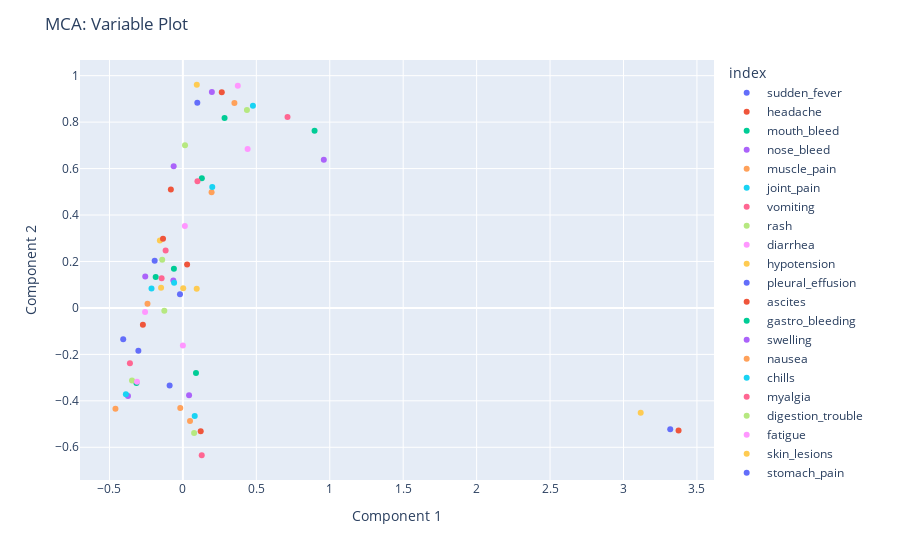

The code cell stored with this chart in its notebook:
### Code cell
# get coordinates of each feature in the MCA plot
variables_coordinates = mca.column_coordinates(x_train)

# Create a Plotly scatter plot with legend
fig = px.scatter(variables_coordinates, x=0, y=1, color=variables_coordinates.index)

# Update layout
fig.update_layout(title='MCA: Variable Plot', xaxis_title='Component 1', yaxis_title='Component 2')

# Show the plot
fig.show()

### Figure 1 — Plotly figure (JSON) as saved in the notebook; plotly's stock layout.template omitted (floating-point values rounded to 4 significant figures)
{"data": [{"hovertemplate": "index=sudden_fever<br>0=%{x}<br>1=%{y}<extra></extra>", "legendgroup": "sudden_fever", "marker": {"color": "#636efa", "symbol": "circle"}, "mode": "markers", "name": "sudden_fever", "orientation": "v", "showlegend": true, "type": "scatter", "x": [-0.09031], "xaxis": "x", "y": [-0.3337], "yaxis": "y"}, {"hovertemplate": "index=headache<br>0=%{x}<br>1=%{y}<extra></extra>", "legendgroup": "headache", "marker": {"color": "#EF553B", "symbol": "circle"}, "mode": "markers", "name": "headache", "orientation": "v", "showlegend": true, "type": "scatter", "x": [0.1212], "xaxis": "x", "y": [-0.5304], "yaxis": "y"}, {"hovertemplate": "index=mouth_bleed<br>0=%{x}<br>1=%{y}<extra></extra>", "legendgroup": "mouth_bleed", "marker": {"color": "#00cc96", "symbol": "circle"}, "mode": "markers", "name": "mouth_bleed", "orientation": "v", "showlegend": true, "type": "scatter", "x": [0.08909], "xaxis": "x", "y": [-0.2797], "yaxis": "y"}, {"hovertemplate": "index=nose_bleed<br>0=%{x}<br>1=%{y}<extra></extra>", "legendgroup": "nose_bleed", "marker": {"color": "#ab63fa", "symbol": "circle"}, "mode": "markers", "name": "nose_bleed", "orientation": "v", "showlegend": true, "type": "scatter", "x": [0.04204], "xaxis": "x", "y": [-0.3758], "yaxis": "y"}, {"hovertemplate": "index=muscle_pain<br>0=%{x}<br>1=%{y}<extra></extra>", "legendgroup": "muscle_pain", "marker": {"color": "#FFA15A", "symbol": "circle"}, "mode": "markers", "name": "muscle_pain", "orientation": "v", "showlegend": true, "type": "scatter", "x": [0.04847], "xaxis": "x", "y": [-0.4869], "yaxis": "y"}, {"hovertemplate": "index=joint_pain<br>0=%{x}<br>1=%{y}<extra></extra>", "legendgroup": "joint_pain", "marker": {"color": "#19d3f3", "symbol": "circle"}, "mode": "markers", "name": "joint_pain", "orientation": "v", "showlegend": true, "type": "scatter", "x": [0.08052], "xaxis": "x", "y": [-0.4657], "yaxis": "y"}, {"hovertemplate": "index=vomiting<br>0=%{x}<br>1=%{y}<extra></extra>", "legendgroup": "vomiting", "marker": {"color": "#FF6692", "symbol": "circle"}, "mode": "markers", "name": "vomiting", "orientation": "v", "showlegend": true, "type": "scatter", "x": [0.1282], "xaxis": "x", "y": [-0.6343], "yaxis": "y"}, {"hovertemplate": "index=rash<br>0=%{x}<br>1=%{y}<extra></extra>", "legendgroup": "rash", "marker": {"color": "#B6E880", "symbol": "circle"}, "mode": "markers", "name": "rash", "orientation": "v", "showlegend": true, "type": "scatter", "x": [0.07634], "xaxis": "x", "y": [-0.5384], "yaxis": "y"}, {"hovertemplate": "index=diarrhea<br>0=%{x}<br>1=%{y}<extra></extra>", "legendgroup": "diarrhea", "marker": {"color": "#FF97FF", "symbol": "circle"}, "mode": "markers", "name": "diarrhea", "orientation": "v", "showlegend": true, "type": "scatter", "x": [-0.0002018], "xaxis": "x", "y": [-0.162], "yaxis": "y"}, {"hovertemplate": "index=hypotension<br>0=%{x}<br>1=%{y}<extra></extra>", "legendgroup": "hypotension", "marker": {"color": "#FECB52", "symbol": "circle"}, "mode": "markers", "name": "hypotension", "orientation": "v", "showlegend": true, "type": "scatter", "x": [0.09406], "xaxis": "x", "y": [0.08255], "yaxis": "y"}, {"hovertemplate": "index=pleural_effusion<br>0=%{x}<br>1=%{y}<extra></extra>", "legendgroup": "pleural_effusion", "marker": {"color": "#636efa", "symbol": "circle"}, "mode": "markers", "name": "pleural_effusion", "orientation": "v", "showlegend": true, "type": "scatter", "x": [-0.01987], "xaxis": "x", "y": [0.05909], "yaxis": "y"}, {"hovertemplate": "index=ascites<br>0=%{x}<br>1=%{y}<extra></extra>", "legendgroup": "ascites", "marker": {"color": "#EF553B", "symbol": "circle"}, "mode": "markers", "name": "ascites", "orientation": "v", "showlegend": true, "type": "scatter", "x": [0.02863], "xaxis": "x", "y": [0.1868], "yaxis": "y"}, {"hovertemplate": "index=gastro_bleeding<br>0=%{x}<br>1=%{y}<extra></extra>", "legendgroup": "gastro_bleeding", "marker": {"color": "#00cc96", "symbol": "circle"}, "mode": "markers", "name": "gastro_bleeding", "orientation": "v", "showlegend": true, "type": "scatter", "x": [-0.06113], "xaxis": "x", "y": [0.1683], "yaxis": "y"}, {"hovertemplate": "index=swelling<br>0=%{x}<br>1=%{y}<extra></extra>", "legendgroup": "swelling", "marker": {"color": "#ab63fa", "symbol": "circle"}, "mode": "markers", "name": "swelling", "orientation": "v", "showlegend": true, "type": "scatter", "x": [-0.06501], "xaxis": "x", "y": [0.1178], "yaxis": "y"}, {"hovertemplate": "index=nausea<br>0=%{x}<br>1=%{y}<extra></extra>", "legendgroup": "nausea", "marker": {"color": "#FFA15A", "symbol": "circle"}, "mode": "markers", "name": "nausea", "orientation": "v", "showlegend": true, "type": "scatter", "x": [-0.01784], "xaxis": "x", "y": [-0.4309], "yaxis": "y"}, {"hovertemplate": "index=chills<br>0=%{x}<br>1=%{y}<extra></extra>", "legendgroup": "chills", "marker": {"color": "#19d3f3", "symbol": "circle"}, "mode": "markers", "name": "chills", "orientation": "v", "showlegend": true, "type": "scatter", "x": [-0.05976], "xaxis": "x", "y": [0.1079], "yaxis": "y"}, {"hovertemplate": "index=myalgia<br>0=%{x}<br>1=%{y}<extra></extra>", "legendgroup": "myalgia", "marker": {"color": "#FF6692", "symbol": "circle"}, "mode": "markers", "name": "myalgia", "orientation": "v", "showlegend": true, "type": "scatter", "x": [-0.1175], "xaxis": "x", "y": [0.2474], "yaxis": "y"}, {"hovertemplate": "index=digestion_trouble<br>0=%{x}<br>1=%{y}<extra></extra>", "legendgroup": "digestion_trouble", "marker": {"color": "#B6E880", "symbol": "circle"}, "mode": "markers", "name": "digestion_trouble", "orientation": "v", "showlegend": true, "type": "scatter", "x": [-0.1264], "xaxis": "x", "y": [-0.01227], "yaxis": "y"}, {"hovertemplate": "index=fatigue<br>0=%{x}<br>1=%{y}<extra></extra>", "legendgroup": "fatigue", "marker": {"color": "#FF97FF", "symbol": "circle"}, "mode": "markers", "name": "fatigue", "orientation": "v", "showlegend": true, "type": "scatter", "x": [0.01346], "xaxis": "x", "y": [0.3524], "yaxis": "y"}, {"hovertemplate": "index=skin_lesions<br>0=%{x}<br>1=%{y}<extra></extra>", "legendgroup": "skin_lesions", "marker": {"color": "#FECB52", "symbol": "circle"}, "mode": "markers", "name": "skin_lesions", "orientation": "v", "showlegend": true, "type": "scatter", "x": [-0.1567], "xaxis": "x", "y": [0.2902], "yaxis": "y"}, {"hovertemplate": "index=stomach_pain<br>0=%{x}<br>1=%{y}<extra></extra>", "legendgroup": "stomach_pain", "marker": {"color": "#636efa", "symbol": "circle"}, "mode": "markers", "name": "stomach_pain", "orientation": "v", "showlegend": true, "type": "scatter", "x": [-0.1922], "xaxis": "x", "y": [0.2035], "yaxis": "y"}, {"hovertemplate": "index=orbital_pain<br>0=%{x}<br>1=%{y}<extra></extra>", "legendgroup": "orbital_pain", "marker": {"color": "#EF553B", "symbol": "circle"}, "mode": "markers", "name": "orbital_pain", "orientation": "v", "showlegend": true, "type": "scatter", "x": [-0.1353], "xaxis": "x", "y": [0.2983], "yaxis": "y"}, {"hovertemplate": "index=neck_pain<br>0=%{x}<br>1=%{y}<extra></extra>", "legendgroup": "neck_pain", "marker": {"color": "#00cc96", "symbol": "circle"}, "mode": "markers", "name": "neck_pain", "orientation": "v", "showlegend": true, "type": "scatter", "x": [-0.1852], "xaxis": "x", "y": [0.1333], "yaxis": "y"}, {"hovertemplate": "index=weakness<br>0=%{x}<br>1=%{y}<extra></extra>", "legendgroup": "weakness", "marker": {"color": "#ab63fa", "symbol": "circle"}, "mode": "markers", "name": "weakness", "orientation": "v", "showlegend": true, "type": "scatter", "x": [-0.2562], "xaxis": "x", "y": [0.1349], "yaxis": "y"}, {"hovertemplate": "index=back_pain<br>0=%{x}<br>1=%{y}<extra></extra>", "legendgroup": "back_pain", "marker": {"color": "#FFA15A", "symbol": "circle"}, "mode": "markers", "name": "back_pain", "orientation": "v", "showlegend": true, "type": "scatter", "x": [-0.241], "xaxis": "x", "y": [0.01781], "yaxis": "y"}, {"hovertemplate": "index=weight_loss<br>0=%{x}<br>1=%{y}<extra></extra>", "legendgroup": "weight_loss", "marker": {"color": "#19d3f3", "symbol": "circle"}, "mode": "markers", "name": "weight_loss", "orientation": "v", "showlegend": true, "type": "scatter", "x": [-0.2137], "xaxis": "x", "y": [0.08327], "yaxis": "y"}, {"hovertemplate": "index=gum_bleed<br>0=%{x}<br>1=%{y}<extra></extra>", "legendgroup": "gum_bleed", "marker": {"color": "#FF6692", "symbol": "circle"}, "mode": "markers", "name": "gum_bleed", "orientation": "v", "showlegend": true, "type": "scatter", "x": [-0.145], "xaxis": "x", "y": [0.1283], "yaxis": "y"}, {"hovertemplate": "index=jaundice<br>0=%{x}<br>1=%{y}<extra></extra>", "legendgroup": "jaundice", "marker": {"color": "#B6E880", "symbol": "circle"}, "mode": "markers", "name": "jaundice", "orientation": "v", "showlegend": true, "type": "scatter", "x": [-0.1409], "xaxis": "x", "y": [0.2076], "yaxis": "y"}, {"hovertemplate": "index=coma<br>0=%{x}<br>1=%{y}<extra></extra>", "legendgroup": "coma", "marker": {"color": "#FF97FF", "symbol": "circle"}, "mode": "markers", "name": "coma", "orientation": "v", "showlegend": true, "type": "scatter", "x": [-0.2576], "xaxis": "x", "y": [-0.01732], "yaxis": "y"}, {"hovertemplate": "index=diziness<br>0=%{x}<br>1=%{y}<extra></extra>", "legendgroup": "diziness", "marker": {"color": "#FECB52", "symbol": "circle"}, "mode": "markers", "name": "diziness", "orientation": "v", "showlegend": true, "type": "scatter", "x": [-0.1484], "xaxis": "x", "y": [0.08703], "yaxis": "y"}, {"hovertemplate": "index=inflammation<br>0=%{x}<br>1=%{y}<extra></extra>", "legendgroup": "inflammation", "marker": {"color": "#636efa", "symbol": "circle"}, "mode": "markers", "name": "inflammation", "orientation": "v", "showlegend": true, "type": "scatter", "x": [-0.3032], "xaxis": "x", "y": [-0.1847], "yaxis": "y"}, {"hovertemplate": "index=red_eyes<br>0=%{x}<br>1=%{y}<extra></extra>", "legendgroup": "red_eyes", "marker": {"color": "#EF553B", "symbol": "circle"}, "mode": "markers", "name": "red_eyes", "orientation": "v", "showlegend": true, "type": "scatter", "x": [-0.2723], "xaxis": "x", "y": [-0.07194], "yaxis": "y"}, {"hovertemplate": "index=loss_of_appetite<br>0=%{x}<br>1=%{y}<extra></extra>", "legendgroup": "loss_of_appetite", "marker": {"color": "#00cc96", "symbol": "circle"}, "mode": "markers", "name": "loss_of_appetite", "orientation": "v", "showlegend": true, "type": "scatter", "x": [-0.3163], "xaxis": "x", "y": [-0.3235], "yaxis": "y"}, {"hovertemplate": "index=urination_loss<br>0=%{x}<br>1=%{y}<extra></extra>", "legendgroup": "urination_loss", "marker": {"color": "#ab63fa", "symbol": "circle"}, "mode": "markers", "name": "urination_loss", "orientation": "v", "showlegend": true, "type": "scatter", "x": [-0.3739], "xaxis": "x", "y": [-0.3795], "yaxis": "y"}, {"hovertemplate": "index=slow_heart_rate<br>0=%{x}<br>1=%{y}<extra></extra>", "legendgroup": "slow_heart_rate", "marker": {"color": "#FFA15A", "symbol": "circle"}, "mode": "markers", "name": "slow_heart_rate", "orientation": "v", "showlegend": true, "type": "scatter", "x": [-0.4592], "xaxis": "x", "y": [-0.4338], "yaxis": "y"}, {"hovertemplate": "index=abdominal_pain<br>0=%{x}<br>1=%{y}<extra></extra>", "legendgroup": "abdominal_pain", "marker": {"color": "#19d3f3", "symbol": "circle"}, "mode": "markers", "name": "abdominal_pain", "orientation": "v", "showlegend": true, "type": "scatter", "x": [-0.3881], "xaxis": "x", "y": [-0.3712], "yaxis": "y"}, {"hovertemplate": "index=light_sensitivity<br>0=%{x}<br>1=%{y}<extra></extra>", "legendgroup": "light_sensitivity", "marker": {"color": "#FF6692", "symbol": "circle"}, "mode": "markers", "name": "light_sensitivity", "orientation": "v", "showlegend": true, "type": "scatter", "x": [-0.3606], "xaxis": "x", "y": [-0.2381], "yaxis": "y"}, {"hovertemplate": "index=yellow_skin<br>0=%{x}<br>1=%{y}<extra></extra>", "legendgroup": "yellow_skin", "marker": {"color": "#B6E880", "symbol": "circle"}, "mode": "markers", "name": "yellow_skin", "orientation": "v", "showlegend": true, "type": "scatter", "x": [-0.3465], "xaxis": "x", "y": [-0.3121], "yaxis": "y"}, {"hovertemplate": "index=yellow_eyes<br>0=%{x}<br>1=%{y}<extra></extra>", "legendgroup": "yellow_eyes", "marker": {"color": "#FF97FF", "symbol": "circle"}, "mode": "markers", "name": "yellow_eyes", "orientation": "v", "showlegend": true, "type": "scatter", "x": [-0.3125], "xaxis": "x", "y": [-0.3182], "yaxis": "y"}, {"hovertemplate": "index=facial_distortion<br>0=%{x}<br>1=%{y}<extra></extra>", "legendgroup": "facial_distortion", "marker": {"color": "#FECB52", "symbol": "circle"}, "mode": "markers", "name": "facial_distortion", "orientation": "v", "showlegend": true, "type": "scatter", "x": [0.00216], "xaxis": "x", "y": [0.08485], "yaxis": "y"}, {"hovertemplate": "index=microcephaly<br>0=%{x}<br>1=%{y}<extra></extra>", "legendgroup": "microcephaly", "marker": {"color": "#636efa", "symbol": "circle"}, "mode": "markers", "name": "microcephaly", "orientation": "v", "showlegend": true, "type": "scatter", "x": [-0.4063], "xaxis": "x", "y": [-0.1354], "yaxis": "y"}, {"hovertemplate": "index=rigor<br>0=%{x}<br>1=%{y}<extra></extra>", "legendgroup": "rigor", "marker": {"color": "#EF553B", "symbol": "circle"}, "mode": "markers", "name": "rigor", "orientation": "v", "showlegend": true, "type": "scatter", "x": [-0.08198], "xaxis": "x", "y": [0.5095], "yaxis": "y"}, {"hovertemplate": "index=bitter_tongue<br>0=%{x}<br>1=%{y}<extra></extra>", "legendgroup": "bitter_tongue", "marker": {"color": "#00cc96", "symbol": "circle"}, "mode": "markers", "name": "bitter_tongue", "orientation": "v", "showlegend": true, "type": "scatter", "x": [0.129], "xaxis": "x", "y": [0.5583], "yaxis": "y"}, {"hovertemplate": "index=convulsion<br>0=%{x}<br>1=%{y}<extra></extra>", "legendgroup": "convulsion", "marker": {"color": "#ab63fa", "symbol": "circle"}, "mode": "markers", "name": "convulsion", "orientation": "v", "showlegend": true, "type": "scatter", "x": [-0.06277], "xaxis": "x", "y": [0.6105], "yaxis": "y"}, {"hovertemplate": "index=anemia<br>0=%{x}<br>1=%{y}<extra></extra>", "legendgroup": "anemia", "marker": {"color": "#FFA15A", "symbol": "circle"}, "mode": "markers", "name": "anemia", "orientation": "v", "showlegend": true, "type": "scatter", "x": [0.1954], "xaxis": "x", "y": [0.4986], "yaxis": "y"}, {"hovertemplate": "index=cocacola_urine<br>0=%{x}<br>1=%{y}<extra></extra>", "legendgroup": "cocacola_urine", "marker": {"color": "#19d3f3", "symbol": "circle"}, "mode": "markers", "name": "cocacola_urine", "orientation": "v", "showlegend": true, "type": "scatter", "x": [0.2], "xaxis": "x", "y": [0.521], "yaxis": "y"}, {"hovertemplate": "index=hypoglycemia<br>0=%{x}<br>1=%{y}<extra></extra>", "legendgroup": "hypoglycemia", "marker": {"color": "#FF6692", "symbol": "circle"}, "mode": "markers", "name": "hypoglycemia", "orientation": "v", "showlegend": true, "type": "scatter", "x": [0.09923], "xaxis": "x", "y": [0.545], "yaxis": "y"}, {"hovertemplate": "index=prostraction<br>0=%{x}<br>1=%{y}<extra></extra>", "legendgroup": "prostraction", "marker": {"color": "#B6E880", "symbol": "circle"}, "mode": "markers", "name": "prostraction", "orientation": "v", "showlegend": true, "type": "scatter", "x": [0.01457], "xaxis": "x", "y": [0.7008], "yaxis": "y"}, {"hovertemplate": "index=hyperpyrexia<br>0=%{x}<br>1=%{y}<extra></extra>", "legendgroup": "hyperpyrexia", "marker": {"color": "#FF97FF", "symbol": "circle"}, "mode": "markers", "name": "hyperpyrexia", "orientation": "v", "showlegend": true, "type": "scatter", "x": [0.4408], "xaxis": "x", "y": [0.684], "yaxis": "y"}, {"hovertemplate": "index=stiff_neck<br>0=%{x}<br>1=%{y}<extra></extra>", "legendgroup": "stiff_neck", "marker": {"color": "#FECB52", "symbol": "circle"}, "mode": "markers", "name": "stiff_neck", "orientation": "v", "showlegend": true, "type": "scatter", "x": [0.09463], "xaxis": "x", "y": [0.9609], "yaxis": "y"}, {"hovertemplate": "index=irritability<br>0=%{x}<br>1=%{y}<extra></extra>", "legendgroup": "irritability", "marker": {"color": "#636efa", "symbol": "circle"}, "mode": "markers", "name": "irritability", "orientation": "v", "showlegend": true, "type": "scatter", "x": [0.09815], "xaxis": "x", "y": [0.8837], "yaxis": "y"}, {"hovertemplate": "index=confusion<br>0=%{x}<br>1=%{y}<extra></extra>", "legendgroup": "confusion", "marker": {"color": "#EF553B", "symbol": "circle"}, "mode": "markers", "name": "confusion", "orientation": "v", "showlegend": true, "type": "scatter", "x": [0.2648], "xaxis": "x", "y": [0.9289], "yaxis": "y"}, {"hovertemplate": "index=tremor<br>0=%{x}<br>1=%{y}<extra></extra>", "legendgroup": "tremor", "marker": {"color": "#00cc96", "symbol": "circle"}, "mode": "markers", "name": "tremor", "orientation": "v", "showlegend": true, "type": "scatter", "x": [0.2838], "xaxis": "x", "y": [0.818], "yaxis": "y"}, {"hovertemplate": "index=paralysis<br>0=%{x}<br>1=%{y}<extra></extra>", "legendgroup": "paralysis", "marker": {"color": "#ab63fa", "symbol": "circle"}, "mode": "markers", "name": "paralysis", "orientation": "v", "showlegend": true, "type": "scatter", "x": [0.1973], "xaxis": "x", "y": [0.9302], "yaxis": "y"}, {"hovertemplate": "index=lymph_swells<br>0=%{x}<br>1=%{y}<extra></extra>", "legendgroup": "lymph_swells", "marker": {"color": "#FFA15A", "symbol": "circle"}, "mode": "markers", "name": "lymph_swells", "orientation": "v", "showlegend": true, "type": "scatter", "x": [0.3508], "xaxis": "x", "y": [0.8823], "yaxis": "y"}, {"hovertemplate": "index=breathing_restriction<br>0=%{x}<br>1=%{y}<extra></extra>", "legendgroup": "breathing_restriction", "marker": {"color": "#19d3f3", "symbol": "circle"}, "mode": "markers", "name": "breathing_restriction", "orientation": "v", "showlegend": true, "type": "scatter", "x": [0.4769], "xaxis": "x", "y": [0.87], "yaxis": "y"}, {"hovertemplate": "index=toe_inflammation<br>0=%{x}<br>1=%{y}<extra></extra>", "legendgroup": "toe_inflammation", "marker": {"color": "#FF6692", "symbol": "circle"}, "mode": "markers", "name": "toe_inflammation", "orientation": "v", "showlegend": true, "type": "scatter", "x": [0.7125], "xaxis": "x", "y": [0.8221], "yaxis": "y"}, {"hovertemplate": "index=finger_inflammation<br>0=%{x}<br>1=%{y}<extra></extra>", "legendgroup": "finger_inflammation", "marker": {"color": "#B6E880", "symbol": "circle"}, "mode": "markers", "name": "finger_inflammation", "orientation": "v", "showlegend": true, "type": "scatter", "x": [0.436], "xaxis": "x", "y": [0.8521], "yaxis": "y"}, {"hovertemplate": "index=lips_irritation<br>0=%{x}<br>1=%{y}<extra></extra>", "legendgroup": "lips_irritation", "marker": {"color": "#FF97FF", "symbol": "circle"}, "mode": "markers", "name": "lips_irritation", "orientation": "v", "showlegend": true, "type": "scatter", "x": [0.3739], "xaxis": "x", "y": [0.9566], "yaxis": "y"}, {"hovertemplate": "index=itchiness<br>0=%{x}<br>1=%{y}<extra></extra>", "legendgroup": "itchiness", "marker": {"color": "#FECB52", "symbol": "circle"}, "mode": "markers", "name": "itchiness", "orientation": "v", "showlegend": true, "type": "scatter", "x": [3.117], "xaxis": "x", "y": [-0.4518], "yaxis": "y"}, {"hovertemplate": "index=ulcers<br>0=%{x}<br>1=%{y}<extra></extra>", "legendgroup": "ulcers", "marker": {"color": "#636efa", "symbol": "circle"}, "mode": "markers", "name": "ulcers", "orientation": "v", "showlegend": true, "type": "scatter", "x": [3.318], "xaxis": "x", "y": [-0.5223], "yaxis": "y"}, {"hovertemplate": "index=toenail_loss<br>0=%{x}<br>1=%{y}<extra></extra>", "legendgroup": "toenail_loss", "marker": {"color": "#EF553B", "symbol": "circle"}, "mode": "markers", "name": "toenail_loss", "orientation": "v", "showlegend": true, "type": "scatter", "x": [3.375], "xaxis": "x", "y": [-0.5277], "yaxis": "y"}, {"hovertemplate": "index=speech_problem<br>0=%{x}<br>1=%{y}<extra></extra>", "legendgroup": "speech_problem", "marker": {"color": "#00cc96", "symbol": "circle"}, "mode": "markers", "name": "speech_problem", "orientation": "v", "showlegend": true, "type": "scatter", "x": [0.8966], "xaxis": "x", "y": [0.7628], "yaxis": "y"}, {"hovertemplate": "index=bullseye_rash<br>0=%{x}<br>1=%{y}<extra></extra>", "legendgroup": "bullseye_rash", "marker": {"color": "#ab63fa", "symbol": "circle"}, "mode": "markers", "name": "bullseye_rash", "orientation": "v", "showlegend": true, "type": "scatter", "x": [0.9595], "xaxis": "x", "y": [0.6375], "yaxis": "y"}], "layout": {"legend": {"title": {"text": "index"}, "tracegroupgap": 0}, "margin": {"t": 60}, "title": {"text": "MCA: Variable Plot"}, "xaxis": {"anchor": "y", "domain": [0, 1], "title": {"text": "Component 1"}}, "yaxis": {"anchor": "x", "domain": [0, 1], "title": {"text": "Component 2"}}}}
